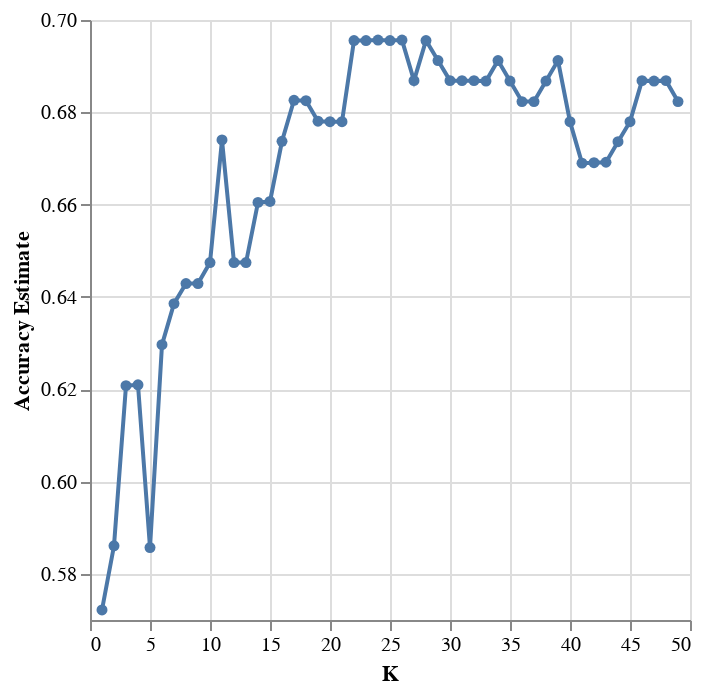

Notebook code for this chart:
### Code cell
np.random.seed(2000)

data_pipe = make_pipeline(data_preprocessor, knn)
data_vfold_score = pd.DataFrame(
    cross_validate(
        estimator = data_pipe, 
        cv = 5, 
        X = X_train, 
        y = y_train, 
        return_train_score = True
    )
)
data_vfold_score

data_metrics = data_vfold_score.agg(["mean", "sem"])
data_metrics

param_grid = {
    "kneighborsclassifier__n_neighbors": range(1, 50, 1)
}

data_tune_pipe = make_pipeline(data_preprocessor, KNeighborsClassifier())

data_tune_grid = GridSearchCV(
    estimator = data_tune_pipe,
    param_grid = param_grid, 
    cv = 5, 
    return_train_score = True, 
    n_jobs = -1,
)
data_tune_grid

model_grid = data_tune_grid.fit(X_train, y_train)
accuracies_grid = pd.DataFrame(model_grid.cv_results_)
accuracies_grid

cv_plot = alt.Chart(accuracies_grid).mark_line(point=True).encode(
    x=alt.X("param_kneighborsclassifier__n_neighbors").title("K"),
    y=alt.Y("mean_test_score").title("Accuracy Estimate").scale(zero=False)
)
cv_plot

### Figure 1 — Vega-Lite specification as saved in the notebook (floating-point values rounded to 4 significant figures)
{"config": {"view": {"continuousWidth": 300, "continuousHeight": 300}}, "data": {"name": "data-2eb8fd3d97d7e25f41a8f910bba93352"}, "mark": {"type": "line", "point": true}, "encoding": {"x": {"field": "param_kneighborsclassifier__n_neighbors", "title": "K", "type": "quantitative"}, "y": {"field": "mean_test_score", "scale": {"zero": false}, "title": "Accuracy Estimate", "type": "quantitative"}}, "$schema": "https://vega.github.io/schema/vega-lite/v5.8.0.json", "datasets": {"data-2eb8fd3d97d7e25f41a8f910bba93352": [{"mean_fit_time": 0.004655, "std_fit_time": 3.477e-05, "mean_score_time": 0.005644, "std_score_time": 6.191e-05, "param_kneighborsclassifier__n_neighbors": 1, "params": {"kneighborsclassifier__n_neighbors": 1}, "split0_test_score": 0.6304, "split1_test_score": 0.6304, "split2_test_score": 0.5778, "split3_test_score": 0.5778, "split4_test_score": 0.4444, "mean_test_score": 0.5722, "std_test_score": 0.06807, "rank_test_score": 49, "split0_train_score": 0.9613, "split1_train_score": 0.9724, "split2_train_score": 0.978, "split3_train_score": 0.978, "split4_train_score": 0.9615, "mean_train_score": 0.9703, "std_train_score": 0.007495}, {"mean_fit_time": 0.004616, "std_fit_time": 5.829e-05, "mean_score_time": 0.00563, "std_score_time": 4.7e-05, "param_kneighborsclassifier__n_neighbors": 2, "params": {"kneighborsclassifier__n_neighbors": 2}, "split0_test_score": 0.587, "split1_test_score": 0.5435, "split2_test_score": 0.6889, "split3_test_score": 0.5556, "split4_test_score": 0.5556, "mean_test_score": 0.5861, "std_test_score": 0.05338, "rank_test_score": 47, "split0_train_score": 0.7845, "split1_train_score": 0.7735, "split2_train_score": 0.7802, "split3_train_score": 0.8352, "split4_train_score": 0.7747, "mean_train_score": 0.7896, "std_train_score": 0.02311}, {"mean_fit_time": 0.004598, "std_fit_time": 5.325e-05, "mean_score_time": 0.005615, "std_score_time": 1.93e-05, "param_kneighborsclassifier__n_neighbors": 3, "params": {"kneighborsclassifier__n_neighbors": 3}, "split0_test_score": 0.6739, "split1_test_score": 0.6522, "split2_test_score": 0.6222, "split3_test_score": 0.5111, "split4_test_score": 0.6444, "mean_test_score": 0.6208, "std_test_score": 0.05727, "rank_test_score": 46, "split0_train_score": 0.8011, "split1_train_score": 0.7845, "split2_train_score": 0.7692, "split3_train_score": 0.8407, "split4_train_score": 0.7912, "mean_train_score": 0.7973, "std_train_score": 0.02401}, {"mean_fit_time": 0.004606, "std_fit_time": 4.605e-05, "mean_score_time": 0.006091, "std_score_time": 0.0009231, "param_kneighborsclassifier__n_neighbors": 4, "params": {"kneighborsclassifier__n_neighbors": 4}, "split0_test_score": 0.6739, "split1_test_score": 0.6087, "split2_test_score": 0.6444, "split3_test_score": 0.5333, "split4_test_score": 0.6444, "mean_test_score": 0.621, "std_test_score": 0.04845, "rank_test_score": 45, "split0_train_score": 0.7569, "split1_train_score": 0.7735, "split2_train_score": 0.7418, "split3_train_score": 0.7692, "split4_train_score": 0.7912, "mean_train_score": 0.7665, "std_train_score": 0.01656}, {"mean_fit_time": 0.004599, "std_fit_time": 9.965e-05, "mean_score_time": 0.005614, "std_score_time": 1.934e-05, "param_kneighborsclassifier__n_neighbors": 5, "params": {"kneighborsclassifier__n_neighbors": 5}, "split0_test_score": 0.6087, "split1_test_score": 0.6087, "split2_test_score": 0.6444, "split3_test_score": 0.5111, "split4_test_score": 0.5556, "mean_test_score": 0.5857, "std_test_score": 0.04686, "rank_test_score": 48, "split0_train_score": 0.768, "split1_train_score": 0.7735, "split2_train_score": 0.7253, "split3_train_score": 0.7857, "split4_train_score": 0.7637, "mean_train_score": 0.7632, "std_train_score": 0.02037}, {"mean_fit_time": 0.004634, "std_fit_time": 8.92e-05, "mean_score_time": 0.005613, "std_score_time": 3.225e-05, "param_kneighborsclassifier__n_neighbors": 6, "params": {"kneighborsclassifier__n_neighbors": 6}, "split0_test_score": 0.7174, "split1_test_score": 0.6087, "split2_test_score": 0.6444, "split3_test_score": 0.6, "split4_test_score": 0.5778, "mean_test_score": 0.6297, "std_test_score": 0.04884, "rank_test_score": 44, "split0_train_score": 0.7017, "split1_train_score": 0.7624, "split2_train_score": 0.7143, "split3_train_score": 0.7527, "split4_train_score": 0.7473, "mean_train_score": 0.7357, "std_train_score": 0.02348}, {"mean_fit_time": 0.004575, "std_fit_time": 5.522e-05, "mean_score_time": 0.005631, "std_score_time": 5.268e-05, "param_kneighborsclassifier__n_neighbors": 7, "params": {"kneighborsclassifier__n_neighbors": 7}, "split0_test_score": 0.7174, "split1_test_score": 0.6087, "split2_test_score": 0.6889, "split3_test_score": 0.5778, "split4_test_score": 0.6, "mean_test_score": 0.6386, "std_test_score": 0.05444, "rank_test_score": 43, "split0_train_score": 0.7182, "split1_train_score": 0.7459, "split2_train_score": 0.7033, "split3_train_score": 0.7527, "split4_train_score": 0.7363, "mean_train_score": 0.7313, "std_train_score": 0.01817}, {"mean_fit_time": 0.004559, "std_fit_time": 5.154e-05, "mean_score_time": 0.005645, "std_score_time": 4.377e-05, "param_kneighborsclassifier__n_neighbors": 8, "params": {"kneighborsclassifier__n_neighbors": 8}, "split0_test_score": 0.7609, "split1_test_score": 0.587, "split2_test_score": 0.6667, "split3_test_score": 0.5556, "split4_test_score": 0.6444, "mean_test_score": 0.6429, "std_test_score": 0.07105, "rank_test_score": 41, "split0_train_score": 0.7238, "split1_train_score": 0.7459, "split2_train_score": 0.6923, "split3_train_score": 0.7527, "split4_train_score": 0.7308, "mean_train_score": 0.7291, "std_train_score": 0.02109}, {"mean_fit_time": 0.004601, "std_fit_time": 6.457e-05, "mean_score_time": 0.005648, "std_score_time": 1.255e-05, "param_kneighborsclassifier__n_neighbors": 9, "params": {"kneighborsclassifier__n_neighbors": 9}, "split0_test_score": 0.7391, "split1_test_score": 0.6087, "split2_test_score": 0.7333, "split3_test_score": 0.5333, "split4_test_score": 0.6, "mean_test_score": 0.6429, "std_test_score": 0.08057, "rank_test_score": 41, "split0_train_score": 0.7293, "split1_train_score": 0.7403, "split2_train_score": 0.7088, "split3_train_score": 0.7473, "split4_train_score": 0.7308, "mean_train_score": 0.7313, "std_train_score": 0.01302}, {"mean_fit_time": 0.004577, "std_fit_time": 4.684e-05, "mean_score_time": 0.005644, "std_score_time": 1.222e-05, "param_kneighborsclassifier__n_neighbors": 10, "params": {"kneighborsclassifier__n_neighbors": 10}, "split0_test_score": 0.7391, "split1_test_score": 0.587, "split2_test_score": 0.7111, "split3_test_score": 0.5556, "split4_test_score": 0.6444, "mean_test_score": 0.6474, "std_test_score": 0.0701, "rank_test_score": 38, "split0_train_score": 0.7127, "split1_train_score": 0.7293, "split2_train_score": 0.7198, "split3_train_score": 0.7363, "split4_train_score": 0.7253, "mean_train_score": 0.7247, "std_train_score": 0.008038}, {"mean_fit_time": 0.004585, "std_fit_time": 5.934e-05, "mean_score_time": 0.005637, "std_score_time": 3.067e-05, "param_kneighborsclassifier__n_neighbors": 11, "params": {"kneighborsclassifier__n_neighbors": 11}, "split0_test_score": 0.7174, "split1_test_score": 0.6304, "split2_test_score": 0.7333, "split3_test_score": 0.6, "split4_test_score": 0.6889, "mean_test_score": 0.674, "std_test_score": 0.05099, "rank_test_score": 30, "split0_train_score": 0.7072, "split1_train_score": 0.7348, "split2_train_score": 0.7253, "split3_train_score": 0.7253, "split4_train_score": 0.7088, "mean_train_score": 0.7203, "std_train_score": 0.01063}, {"mean_fit_time": 0.004573, "std_fit_time": 7.502e-05, "mean_score_time": 0.005654, "std_score_time": 4.779e-05, "param_kneighborsclassifier__n_neighbors": 12, "params": {"kneighborsclassifier__n_neighbors": 12}, "split0_test_score": 0.7174, "split1_test_score": 0.6087, "split2_test_score": 0.6667, "split3_test_score": 0.5778, "split4_test_score": 0.6667, "mean_test_score": 0.6474, "std_test_score": 0.04896, "rank_test_score": 38, "split0_train_score": 0.6851, "split1_train_score": 0.7017, "split2_train_score": 0.7308, "split3_train_score": 0.7363, "split4_train_score": 0.6868, "mean_train_score": 0.7081, "std_train_score": 0.02159}, {"mean_fit_time": 0.004628, "std_fit_time": 0.0001385, "mean_score_time": 0.005649, "std_score_time": 4.592e-05, "param_kneighborsclassifier__n_neighbors": 13, "params": {"kneighborsclassifier__n_neighbors": 13}, "split0_test_score": 0.6522, "split1_test_score": 0.6739, "split2_test_score": 0.6667, "split3_test_score": 0.6, "split4_test_score": 0.6444, "mean_test_score": 0.6474, "std_test_score": 0.02589, "rank_test_score": 38, "split0_train_score": 0.6851, "split1_train_score": 0.7017, "split2_train_score": 0.7143, "split3_train_score": 0.7308, "split4_train_score": 0.6978, "mean_train_score": 0.7059, "std_train_score": 0.01553}, {"mean_fit_time": 0.004575, "std_fit_time": 4.264e-05, "mean_score_time": 0.005663, "std_score_time": 4.056e-05, "param_kneighborsclassifier__n_neighbors": 14, "params": {"kneighborsclassifier__n_neighbors": 14}, "split0_test_score": 0.7174, "split1_test_score": 0.6739, "split2_test_score": 0.6889, "split3_test_score": 0.6, "split4_test_score": 0.6222, "mean_test_score": 0.6605, "std_test_score": 0.04324, "rank_test_score": 37, "split0_train_score": 0.6906, "split1_train_score": 0.7127, "split2_train_score": 0.7033, "split3_train_score": 0.7143, "split4_train_score": 0.6978, "mean_train_score": 0.7037, "std_train_score": 0.008939}, {"mean_fit_time": 0.00458, "std_fit_time": 6.004e-05, "mean_score_time": 0.005684, "std_score_time": 6.019e-05, "param_kneighborsclassifier__n_neighbors": 15, "params": {"kneighborsclassifier__n_neighbors": 15}, "split0_test_score": 0.7174, "split1_test_score": 0.6304, "split2_test_score": 0.6889, "split3_test_score": 0.6444, "split4_test_score": 0.6222, "mean_test_score": 0.6607, "std_test_score": 0.03652, "rank_test_score": 36, "split0_train_score": 0.6796, "split1_train_score": 0.7017, "split2_train_score": 0.6868, "split3_train_score": 0.7143, "split4_train_score": 0.6813, "mean_train_score": 0.6927, "std_train_score": 0.01329}, {"mean_fit_time": 0.004566, "std_fit_time": 5.967e-05, "mean_score_time": 0.005662, "std_score_time": 2.076e-05, "param_kneighborsclassifier__n_neighbors": 16, "params": {"kneighborsclassifier__n_neighbors": 16}, "split0_test_score": 0.7391, "split1_test_score": 0.6739, "split2_test_score": 0.6889, "split3_test_score": 0.6222, "split4_test_score": 0.6444, "mean_test_score": 0.6737, "std_test_score": 0.04004, "rank_test_score": 31, "split0_train_score": 0.6851, "split1_train_score": 0.7182, "split2_train_score": 0.6868, "split3_train_score": 0.6923, "split4_train_score": 0.6978, "mean_train_score": 0.696, "std_train_score": 0.01196}, {"mean_fit_time": 0.004725, "std_fit_time": 0.0003701, "mean_score_time": 0.005696, "std_score_time": 5.746e-05, "param_kneighborsclassifier__n_neighbors": 17, "params": {"kneighborsclassifier__n_neighbors": 17}, "split0_test_score": 0.7609, "split1_test_score": 0.6522, "split2_test_score": 0.7111, "split3_test_score": 0.6444, "split4_test_score": 0.6444, "mean_test_score": 0.6826, "std_test_score": 0.04643, "rank_test_score": 20, "split0_train_score": 0.6796, "split1_train_score": 0.6906, "split2_train_score": 0.6923, "split3_train_score": 0.7088, "split4_train_score": 0.6978, "mean_train_score": 0.6938, "std_train_score": 0.00955}, {"mean_fit_time": 0.004598, "std_fit_time": 7.591e-05, "mean_score_time": 0.005674, "std_score_time": 2.581e-05, "param_kneighborsclassifier__n_neighbors": 18, "params": {"kneighborsclassifier__n_neighbors": 18}, "split0_test_score": 0.7609, "split1_test_score": 0.6739, "split2_test_score": 0.6889, "split3_test_score": 0.6444, "split4_test_score": 0.6444, "mean_test_score": 0.6825, "std_test_score": 0.04279, "rank_test_score": 21, "split0_train_score": 0.6851, "split1_train_score": 0.6961, "split2_train_score": 0.6923, "split3_train_score": 0.7033, "split4_train_score": 0.7033, "mean_train_score": 0.696, "std_train_score": 0.006918}, {"mean_fit_time": 0.004551, "std_fit_time": 1.174e-05, "mean_score_time": 0.005685, "std_score_time": 2.225e-05, "param_kneighborsclassifier__n_neighbors": 19, "params": {"kneighborsclassifier__n_neighbors": 19}, "split0_test_score": 0.7609, "split1_test_score": 0.6739, "split2_test_score": 0.6667, "split3_test_score": 0.6444, "split4_test_score": 0.6444, "mean_test_score": 0.6781, "std_test_score": 0.04305, "rank_test_score": 25, "split0_train_score": 0.6906, "split1_train_score": 0.7017, "split2_train_score": 0.6923, "split3_train_score": 0.7033, "split4_train_score": 0.7088, "mean_train_score": 0.6993, "std_train_score": 0.006871}, {"mean_fit_time": 0.004579, "std_fit_time": 3.906e-05, "mean_score_time": 0.00574, "std_score_time": 5.024e-05, "param_kneighborsclassifier__n_neighbors": 20, "params": {"kneighborsclassifier__n_neighbors": 20}, "split0_test_score": 0.7826, "split1_test_score": 0.6739, "split2_test_score": 0.6444, "split3_test_score": 0.6444, "split4_test_score": 0.6444, "mean_test_score": 0.678, "std_test_score": 0.05355, "rank_test_score": 26, "split0_train_score": 0.6961, "split1_train_score": 0.7072, "split2_train_score": 0.6978, "split3_train_score": 0.7088, "split4_train_score": 0.7033, "mean_train_score": 0.7026, "std_train_score": 0.004993}, {"mean_fit_time": 0.004574, "std_fit_time": 1.288e-05, "mean_score_time": 0.005714, "std_score_time": 2.435e-05, "param_kneighborsclassifier__n_neighbors": 21, "params": {"kneighborsclassifier__n_neighbors": 21}, "split0_test_score": 0.7826, "split1_test_score": 0.6739, "split2_test_score": 0.6444, "split3_test_score": 0.6444, "split4_test_score": 0.6444, "mean_test_score": 0.678, "std_test_score": 0.05355, "rank_test_score": 26, "split0_train_score": 0.6685, "split1_train_score": 0.7017, "split2_train_score": 0.7033, "split3_train_score": 0.7088, "split4_train_score": 0.6978, "mean_train_score": 0.696, "std_train_score": 0.0142}, {"mean_fit_time": 0.005745, "std_fit_time": 0.002334, "mean_score_time": 0.00578, "std_score_time": 9.532e-05, "param_kneighborsclassifier__n_neighbors": 22, "params": {"kneighborsclassifier__n_neighbors": 22}, "split0_test_score": 0.8043, "split1_test_score": 0.6957, "split2_test_score": 0.6667, "split3_test_score": 0.6667, "split4_test_score": 0.6444, "mean_test_score": 0.6956, "std_test_score": 0.05678, "rank_test_score": 3, "split0_train_score": 0.6796, "split1_train_score": 0.6961, "split2_train_score": 0.6813, "split3_train_score": 0.7088, "split4_train_score": 0.7033, "mean_train_score": 0.6938, "std_train_score": 0.01165}, {"mean_fit_time": 0.004564, "std_fit_time": 1.32e-05, "mean_score_time": 0.005737, "std_score_time": 4.217e-05, "param_kneighborsclassifier__n_neighbors": 23, "params": {"kneighborsclassifier__n_neighbors": 23}, "split0_test_score": 0.8043, "split1_test_score": 0.6957, "split2_test_score": 0.6667, "split3_test_score": 0.6667, "split4_test_score": 0.6444, "mean_test_score": 0.6956, "std_test_score": 0.05678, "rank_test_score": 3, "split0_train_score": 0.674, "split1_train_score": 0.7072, "split2_train_score": 0.6978, "split3_train_score": 0.7033, "split4_train_score": 0.6978, "mean_train_score": 0.696, "std_train_score": 0.01155}, {"mean_fit_time": 0.004565, "std_fit_time": 1.952e-05, "mean_score_time": 0.005754, "std_score_time": 4.184e-05, "param_kneighborsclassifier__n_neighbors": 24, "params": {"kneighborsclassifier__n_neighbors": 24}, "split0_test_score": 0.7826, "split1_test_score": 0.6957, "split2_test_score": 0.6889, "split3_test_score": 0.6667, "split4_test_score": 0.6444, "mean_test_score": 0.6957, "std_test_score": 0.04705, "rank_test_score": 1, "split0_train_score": 0.6796, "split1_train_score": 0.7017, "split2_train_score": 0.6758, "split3_train_score": 0.7198, "split4_train_score": 0.6978, "mean_train_score": 0.6949, "std_train_score": 0.01595}, {"mean_fit_time": 0.004611, "std_fit_time": 7.326e-05, "mean_score_time": 0.005764, "std_score_time": 5.646e-05, "param_kneighborsclassifier__n_neighbors": 25, "params": {"kneighborsclassifier__n_neighbors": 25}, "split0_test_score": 0.8043, "split1_test_score": 0.6957, "split2_test_score": 0.6667, "split3_test_score": 0.6667, "split4_test_score": 0.6444, "mean_test_score": 0.6956, "std_test_score": 0.05678, "rank_test_score": 3, "split0_train_score": 0.674, "split1_train_score": 0.6906, "split2_train_score": 0.7033, "split3_train_score": 0.7033, "split4_train_score": 0.6978, "mean_train_score": 0.6938, "std_train_score": 0.01093}, {"mean_fit_time": 0.00461, "std_fit_time": 1.928e-05, "mean_score_time": 0.005783, "std_score_time": 6.995e-05, "param_kneighborsclassifier__n_neighbors": 26, "params": {"kneighborsclassifier__n_neighbors": 26}, "split0_test_score": 0.7826, "split1_test_score": 0.6957, "split2_test_score": 0.6889, "split3_test_score": 0.6667, "split4_test_score": 0.6444, "mean_test_score": 0.6957, "std_test_score": 0.04705, "rank_test_score": 1, "split0_train_score": 0.674, "split1_train_score": 0.7017, "split2_train_score": 0.7033, "split3_train_score": 0.7198, "split4_train_score": 0.7033, "mean_train_score": 0.7004, "std_train_score": 0.01476}, {"mean_fit_time": 0.004602, "std_fit_time": 4.8e-05, "mean_score_time": 0.005746, "std_score_time": 3.001e-05, "param_kneighborsclassifier__n_neighbors": 27, "params": {"kneighborsclassifier__n_neighbors": 27}, "split0_test_score": 0.7826, "split1_test_score": 0.6739, "split2_test_score": 0.6667, "split3_test_score": 0.6667, "split4_test_score": 0.6444, "mean_test_score": 0.6869, "std_test_score": 0.04889, "rank_test_score": 10, "split0_train_score": 0.6796, "split1_train_score": 0.6961, "split2_train_score": 0.7033, "split3_train_score": 0.7143, "split4_train_score": 0.6978, "mean_train_score": 0.6982, "std_train_score": 0.01128}, {"mean_fit_time": 0.004635, "std_fit_time": 8.754e-05, "mean_score_time": 0.00586, "std_score_time": 2.872e-05, "param_kneighborsclassifier__n_neighbors": 28, "params": {"kneighborsclassifier__n_neighbors": 28}, "split0_test_score": 0.7826, "split1_test_score": 0.7174, "split2_test_score": 0.6667, "split3_test_score": 0.6667, "split4_test_score": 0.6444, "mean_test_score": 0.6956, "std_test_score": 0.04967, "rank_test_score": 3, "split0_train_score": 0.6906, "split1_train_score": 0.7127, "split2_train_score": 0.6868, "split3_train_score": 0.7253, "split4_train_score": 0.6978, "mean_train_score": 0.7026, "std_train_score": 0.01437}, {"mean_fit_time": 0.004615, "std_fit_time": 5.525e-05, "mean_score_time": 0.005782, "std_score_time": 5.827e-05, "param_kneighborsclassifier__n_neighbors": 29, "params": {"kneighborsclassifier__n_neighbors": 29}, "split0_test_score": 0.7826, "split1_test_score": 0.6957, "split2_test_score": 0.6667, "split3_test_score": 0.6667, "split4_test_score": 0.6444, "mean_test_score": 0.6912, "std_test_score": 0.04851, "rank_test_score": 7, "split0_train_score": 0.6851, "split1_train_score": 0.7017, "split2_train_score": 0.6868, "split3_train_score": 0.7198, "split4_train_score": 0.6923, "mean_train_score": 0.6971, "std_train_score": 0.01271}, {"mean_fit_time": 0.004594, "std_fit_time": 5.029e-05, "mean_score_time": 0.005778, "std_score_time": 5.054e-05, "param_kneighborsclassifier__n_neighbors": 30, "params": {"kneighborsclassifier__n_neighbors": 30}, "split0_test_score": 0.7609, "split1_test_score": 0.6957, "split2_test_score": 0.6667, "split3_test_score": 0.6667, "split4_test_score": 0.6444, "mean_test_score": 0.6869, "std_test_score": 0.04042, "rank_test_score": 10, "split0_train_score": 0.674, "split1_train_score": 0.7072, "split2_train_score": 0.6923, "split3_train_score": 0.7198, "split4_train_score": 0.7033, "mean_train_score": 0.6993, "std_train_score": 0.01539}, {"mean_fit_time": 0.004597, "std_fit_time": 4.501e-05, "mean_score_time": 0.005759, "std_score_time": 3.638e-05, "param_kneighborsclassifier__n_neighbors": 31, "params": {"kneighborsclassifier__n_neighbors": 31}, "split0_test_score": 0.7609, "split1_test_score": 0.6957, "split2_test_score": 0.6667, "split3_test_score": 0.6667, "split4_test_score": 0.6444, "mean_test_score": 0.6869, "std_test_score": 0.04042, "rank_test_score": 10, "split0_train_score": 0.6519, "split1_train_score": 0.7072, "split2_train_score": 0.6868, "split3_train_score": 0.7198, "split4_train_score": 0.6868, "mean_train_score": 0.6905, "std_train_score": 0.02302}, {"mean_fit_time": 0.004581, "std_fit_time": 5.901e-05, "mean_score_time": 0.005776, "std_score_time": 1.205e-05, "param_kneighborsclassifier__n_neighbors": 32, "params": {"kneighborsclassifier__n_neighbors": 32}, "split0_test_score": 0.7609, "split1_test_score": 0.6957, "split2_test_score": 0.6889, "split3_test_score": 0.6444, "split4_test_score": 0.6444, "mean_test_score": 0.6869, "std_test_score": 0.04279, "rank_test_score": 10, "split0_train_score": 0.674, "split1_train_score": 0.7127, "split2_train_score": 0.6813, "split3_train_score": 0.7033, "split4_train_score": 0.6978, "mean_train_score": 0.6938, "std_train_score": 0.01421}, {"mean_fit_time": 0.004589, "std_fit_time": 5.829e-05, "mean_score_time": 0.005776, "std_score_time": 3.315e-05, "param_kneighborsclassifier__n_neighbors": 33, "params": {"kneighborsclassifier__n_neighbors": 33}, "split0_test_score": 0.7826, "split1_test_score": 0.6957, "split2_test_score": 0.6444, "split3_test_score": 0.6667, "split4_test_score": 0.6444, "mean_test_score": 0.6868, "std_test_score": 0.05148, "rank_test_score": 16, "split0_train_score": 0.663, "split1_train_score": 0.7017, "split2_train_score": 0.6868, "split3_train_score": 0.6978, "split4_train_score": 0.6923, "mean_train_score": 0.6883, "std_train_score": 0.01362}, {"mean_fit_time": 0.004582, "std_fit_time": 5.051e-05, "mean_score_time": 0.005757, "std_score_time": 3.011e-05, "param_kneighborsclassifier__n_neighbors": 34, "params": {"kneighborsclassifier__n_neighbors": 34}, "split0_test_score": 0.7826, "split1_test_score": 0.6957, "split2_test_score": 0.6667, "split3_test_score": 0.6667, "split4_test_score": 0.6444, "mean_test_score": 0.6912, "std_test_score": 0.04851, "rank_test_score": 7, "split0_train_score": 0.674, "split1_train_score": 0.7017, "split2_train_score": 0.6813, "split3_train_score": 0.7198, "split4_train_score": 0.7033, "mean_train_score": 0.696, "std_train_score": 0.01642}, {"mean_fit_time": 0.00475, "std_fit_time": 0.0003449, "mean_score_time": 0.005752, "std_score_time": 2.322e-05, "param_kneighborsclassifier__n_neighbors": 35, "params": {"kneighborsclassifier__n_neighbors": 35}, "split0_test_score": 0.7826, "split1_test_score": 0.6957, "split2_test_score": 0.6444, "split3_test_score": 0.6667, "split4_test_score": 0.6444, "mean_test_score": 0.6868, "std_test_score": 0.05148, "rank_test_score": 16, "split0_train_score": 0.663, "split1_train_score": 0.6961, "split2_train_score": 0.6813, "split3_train_score": 0.7143, "split4_train_score": 0.6923, "mean_train_score": 0.6894, "std_train_score": 0.01695}, {"mean_fit_time": 0.00457, "std_fit_time": 5.18e-05, "mean_score_time": 0.005779, "std_score_time": 5.491e-05, "param_kneighborsclassifier__n_neighbors": 36, "params": {"kneighborsclassifier__n_neighbors": 36}, "split0_test_score": 0.7609, "split1_test_score": 0.7174, "split2_test_score": 0.6444, "split3_test_score": 0.6444, "split4_test_score": 0.6444, "mean_test_score": 0.6823, "std_test_score": 0.04838, "rank_test_score": 22, "split0_train_score": 0.6685, "split1_train_score": 0.7017, "split2_train_score": 0.6868, "split3_train_score": 0.7198, "split4_train_score": 0.6868, "mean_train_score": 0.6927, "std_train_score": 0.01714}, {"mean_fit_time": 0.004625, "std_fit_time": 7.955e-05, "mean_score_time": 0.005793, "std_score_time": 2.486e-05, "param_kneighborsclassifier__n_neighbors": 37, "params": {"kneighborsclassifier__n_neighbors": 37}, "split0_test_score": 0.7609, "split1_test_score": 0.7174, "split2_test_score": 0.6444, "split3_test_score": 0.6444, "split4_test_score": 0.6444, "mean_test_score": 0.6823, "std_test_score": 0.04838, "rank_test_score": 22, "split0_train_score": 0.674, "split1_train_score": 0.6796, "split2_train_score": 0.6868, "split3_train_score": 0.7088, "split4_train_score": 0.6868, "mean_train_score": 0.6872, "std_train_score": 0.01182}, {"mean_fit_time": 0.004594, "std_fit_time": 6.207e-05, "mean_score_time": 0.005847, "std_score_time": 7.235e-05, "param_kneighborsclassifier__n_neighbors": 38, "params": {"kneighborsclassifier__n_neighbors": 38}, "split0_test_score": 0.7609, "split1_test_score": 0.7174, "split2_test_score": 0.6667, "split3_test_score": 0.6444, "split4_test_score": 0.6444, "mean_test_score": 0.6868, "std_test_score": 0.04564, "rank_test_score": 16, "split0_train_score": 0.674, "split1_train_score": 0.6906, "split2_train_score": 0.6923, "split3_train_score": 0.7088, "split4_train_score": 0.6813, "mean_train_score": 0.6894, "std_train_score": 0.01173}, {"mean_fit_time": 0.0197, "std_fit_time": 0.01883, "mean_score_time": 0.005872, "std_score_time": 0.0001317, "param_kneighborsclassifier__n_neighbors": 39, "params": {"kneighborsclassifier__n_neighbors": 39}, "split0_test_score": 0.7609, "split1_test_score": 0.7174, "split2_test_score": 0.6667, "split3_test_score": 0.6667, "split4_test_score": 0.6444, "mean_test_score": 0.6912, "std_test_score": 0.04226, "rank_test_score": 7, "split0_train_score": 0.6519, "split1_train_score": 0.6961, "split2_train_score": 0.6923, "split3_train_score": 0.7033, "split4_train_score": 0.6978, "mean_train_score": 0.6883, "std_train_score": 0.01852}, {"mean_fit_time": 0.00466, "std_fit_time": 8.455e-05, "mean_score_time": 0.005757, "std_score_time": 4.601e-05, "param_kneighborsclassifier__n_neighbors": 40, "params": {"kneighborsclassifier__n_neighbors": 40}, "split0_test_score": 0.7609, "split1_test_score": 0.6957, "split2_test_score": 0.6667, "split3_test_score": 0.6222, "split4_test_score": 0.6444, "mean_test_score": 0.678, "std_test_score": 0.04805, "rank_test_score": 26, "split0_train_score": 0.674, "split1_train_score": 0.6906, "split2_train_score": 0.6868, "split3_train_score": 0.7033, "split4_train_score": 0.6923, "mean_train_score": 0.6894, "std_train_score": 0.009443}, {"mean_fit_time": 0.004634, "std_fit_time": 6.605e-05, "mean_score_time": 0.005757, "std_score_time": 3.788e-05, "param_kneighborsclassifier__n_neighbors": 41, "params": {"kneighborsclassifier__n_neighbors": 41}, "split0_test_score": 0.7609, "split1_test_score": 0.7174, "split2_test_score": 0.6444, "split3_test_score": 0.6, "split4_test_score": 0.6222, "mean_test_score": 0.669, "std_test_score": 0.06055, "rank_test_score": 35, "split0_train_score": 0.674, "split1_train_score": 0.6961, "split2_train_score": 0.6923, "split3_train_score": 0.7033, "split4_train_score": 0.6868, "mean_train_score": 0.6905, "std_train_score": 0.009834}, {"mean_fit_time": 0.004608, "std_fit_time": 5.281e-05, "mean_score_time": 0.005774, "std_score_time": 0.000106, "param_kneighborsclassifier__n_neighbors": 42, "params": {"kneighborsclassifier__n_neighbors": 42}, "split0_test_score": 0.7391, "split1_test_score": 0.7174, "split2_test_score": 0.6222, "split3_test_score": 0.6222, "split4_test_score": 0.6444, "mean_test_score": 0.6691, "std_test_score": 0.04948, "rank_test_score": 34, "split0_train_score": 0.674, "split1_train_score": 0.6906, "split2_train_score": 0.6868, "split3_train_score": 0.6978, "split4_train_score": 0.7033, "mean_train_score": 0.6905, "std_train_score": 0.01002}, {"mean_fit_time": 0.004619, "std_fit_time": 7.747e-05, "mean_score_time": 0.005762, "std_score_time": 5.002e-05, "param_kneighborsclassifier__n_neighbors": 43, "params": {"kneighborsclassifier__n_neighbors": 43}, "split0_test_score": 0.7391, "split1_test_score": 0.6957, "split2_test_score": 0.6444, "split3_test_score": 0.6222, "split4_test_score": 0.6444, "mean_test_score": 0.6692, "std_test_score": 0.04248, "rank_test_score": 33, "split0_train_score": 0.6685, "split1_train_score": 0.6961, "split2_train_score": 0.6868, "split3_train_score": 0.6923, "split4_train_score": 0.6978, "mean_train_score": 0.6883, "std_train_score": 0.0106}, {"mean_fit_time": 0.00459, "std_fit_time": 4.98e-05, "mean_score_time": 0.005724, "std_score_time": 3.105e-05, "param_kneighborsclassifier__n_neighbors": 44, "params": {"kneighborsclassifier__n_neighbors": 44}, "split0_test_score": 0.7391, "split1_test_score": 0.6957, "split2_test_score": 0.6667, "split3_test_score": 0.6222, "split4_test_score": 0.6444, "mean_test_score": 0.6736, "std_test_score": 0.04079, "rank_test_score": 32, "split0_train_score": 0.6685, "split1_train_score": 0.6961, "split2_train_score": 0.6868, "split3_train_score": 0.7033, "split4_train_score": 0.6978, "mean_train_score": 0.6905, "std_train_score": 0.01222}, {"mean_fit_time": 0.004652, "std_fit_time": 8.304e-05, "mean_score_time": 0.005823, "std_score_time": 0.0001308, "param_kneighborsclassifier__n_neighbors": 45, "params": {"kneighborsclassifier__n_neighbors": 45}, "split0_test_score": 0.7609, "split1_test_score": 0.6957, "split2_test_score": 0.6667, "split3_test_score": 0.6222, "split4_test_score": 0.6444, "mean_test_score": 0.678, "std_test_score": 0.04805, "rank_test_score": 26, "split0_train_score": 0.674, "split1_train_score": 0.6961, "split2_train_score": 0.6868, "split3_train_score": 0.7088, "split4_train_score": 0.6923, "mean_train_score": 0.6916, "std_train_score": 0.01138}, {"mean_fit_time": 0.004556, "std_fit_time": 1.258e-05, "mean_score_time": 0.005765, "std_score_time": 4.481e-05, "param_kneighborsclassifier__n_neighbors": 46, "params": {"kneighborsclassifier__n_neighbors": 46}, "split0_test_score": 0.7609, "split1_test_score": 0.6957, "split2_test_score": 0.6667, "split3_test_score": 0.6222, "split4_test_score": 0.6889, "mean_test_score": 0.6869, "std_test_score": 0.04504, "rank_test_score": 10, "split0_train_score": 0.6685, "split1_train_score": 0.6961, "split2_train_score": 0.6813, "split3_train_score": 0.7033, "split4_train_score": 0.6868, "mean_train_score": 0.6872, "std_train_score": 0.01203}, {"mean_fit_time": 0.004754, "std_fit_time": 0.0003326, "mean_score_time": 0.005773, "std_score_time": 5.841e-05, "param_kneighborsclassifier__n_neighbors": 47, "params": {"kneighborsclassifier__n_neighbors": 47}, "split0_test_score": 0.7826, "split1_test_score": 0.6957, "split2_test_score": 0.6667, "split3_test_score": 0.6222, "split4_test_score": 0.6667, "mean_test_score": 0.6868, "std_test_score": 0.05336, "rank_test_score": 16, "split0_train_score": 0.674, "split1_train_score": 0.6906, "split2_train_score": 0.6813, "split3_train_score": 0.6868, "split4_train_score": 0.6813, "mean_train_score": 0.6828, "std_train_score": 0.005627}, {"mean_fit_time": 0.004625, "std_fit_time": 5.468e-05, "mean_score_time": 0.00582, "std_score_time": 7.986e-05, "param_kneighborsclassifier__n_neighbors": 48, "params": {"kneighborsclassifier__n_neighbors": 48}, "split0_test_score": 0.7826, "split1_test_score": 0.6739, "split2_test_score": 0.6667, "split3_test_score": 0.6222, "split4_test_score": 0.6889, "mean_test_score": 0.6869, "std_test_score": 0.05277, "rank_test_score": 10, "split0_train_score": 0.6685, "split1_train_score": 0.6906, "split2_train_score": 0.6813, "split3_train_score": 0.6868, "split4_train_score": 0.6813, "mean_train_score": 0.6817, "std_train_score": 0.007481}, {"mean_fit_time": 0.004558, "std_fit_time": 1.803e-05, "mean_score_time": 0.005758, "std_score_time": 4.571e-05, "param_kneighborsclassifier__n_neighbors": 49, "params": {"kneighborsclassifier__n_neighbors": 49}, "split0_test_score": 0.8043, "split1_test_score": 0.6739, "split2_test_score": 0.6667, "split3_test_score": 0.6, "split4_test_score": 0.6667, "mean_test_score": 0.6823, "std_test_score": 0.06668, "rank_test_score": 22, "split0_train_score": 0.674, "split1_train_score": 0.6906, "split2_train_score": 0.6868, "split3_train_score": 0.6868, "split4_train_score": 0.6868, "mean_train_score": 0.685, "std_train_score": 0.005685}]}}
